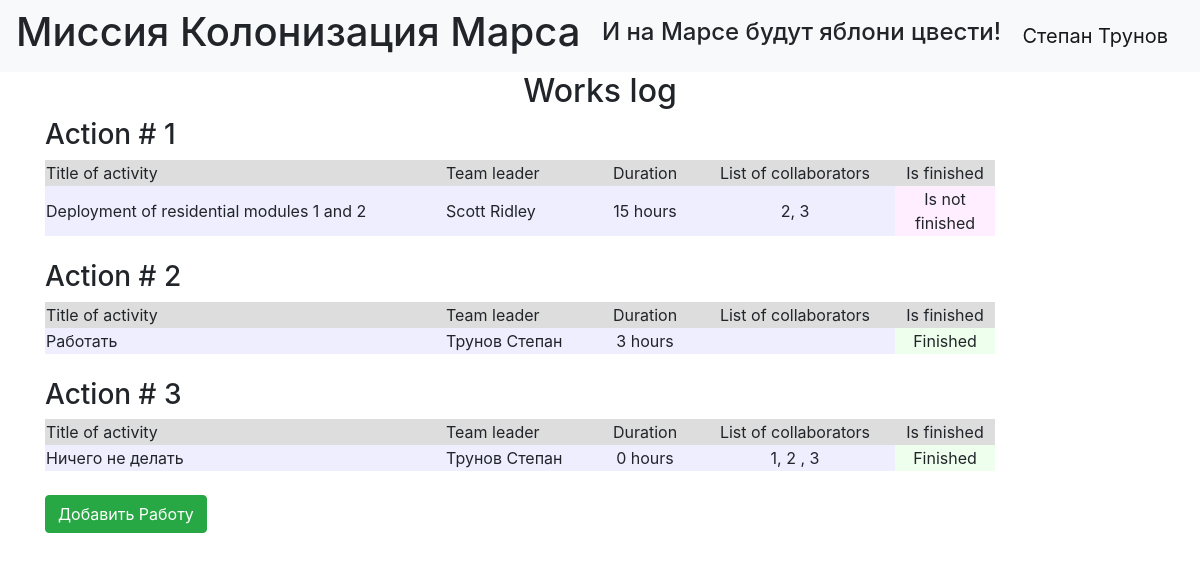
The app's page / (signed in) with its own data.
### data/users.py (models this page shows, shortened)
class User(SqlAlchemyBase, UserMixin, SerializerMixin):
    __tablename__ = 'users'
    id = sqlalchemy.Column(sqlalchemy.Integer, primary_key=True, autoincrement=True)
    surname = sqlalchemy.Column(sqlalchemy.String, nullable=True)
    name = sqlalchemy.Column(sqlalchemy.String, nullable=True)
    age = sqlalchemy.Column(sqlalchemy.Integer, nullable=True)
    position = sqlalchemy.Column(sqlalchemy.String, nullable=True)
    speciality = sqlalchemy.Column(sqlalchemy.String, nullable=True)
    address = sqlalchemy.Column(sqlalchemy.String, nullable=True)
    email = sqlalchemy.Column(sqlalchemy.String, index=True, unique=True, nullable=True)
    hashed_password = sqlalchemy.Column(sqlalchemy.String, nullable=True)
    modified_date = sqlalchemy.Column(sqlalchemy.DateTime, default=datetime.datetime.now)
    jobs = orm.relationship("Jobs", back_populates='user')

### data/jobs.py (models this page shows)
class Jobs(SqlAlchemyBase, SerializerMixin):
    __tablename__ = 'jobs'
    id = sqlalchemy.Column(sqlalchemy.Integer, primary_key=True, autoincrement=True)
    team_leader = sqlalchemy.Column(sqlalchemy.Integer, sqlalchemy.ForeignKey("users.id"))
    job = sqlalchemy.Column(sqlalchemy.String, nullable=True)
    work_size = sqlalchemy.Column(sqlalchemy.Integer, default=0)
    collaborators = sqlalchemy.Column(sqlalchemy.String, nullable=True)
    start_date = sqlalchemy.Column(sqlalchemy.DateTime, default=datetime.datetime.now)
    end_date = sqlalchemy.Column(sqlalchemy.DateTime, default=datetime.datetime.now)
    is_finished = sqlalchemy.Column(sqlalchemy.Boolean, default=False)
    user = orm.relationship('User')

### index.py (the view)
@app.route("/")
def index():
    session = db_session.create_session()
    jobs = session.query(Jobs).all()
    users = session.query(User).all()
    names = {name.id: (name.surname, name.name) for name in users}
    return render_template("index.html", jobs=jobs, names=names)

### data/db_session.py (called while the page is built)
def create_session() -> Session:
    global __factory
    return __factory()

### index.py (called while the page is built)
@login_manager.user_loader
def load_user(user_id):
    db_sess = db_session.create_session()
    return db_sess.query(User).get(user_id)

### templates/index.html (shortened to what this page needs)
{% extends "base.html" %}
{% block content %}
<h2 align="center">Works log</h2>
{% for job in jobs %}
<h3>Action # {{ job.id }}</h3>
<div class="table_container">
    <table class="my_table">
        <tr class="my_row">
            <td class="title" width="400px" bgcolor="#dddddd">Title of activity</td>
            <td class="title" width="150px" bgcolor="#dddddd">Team leader</td>
            <td class="title" width="100px" bgcolor="#dddddd" align="center">Duration</td>
            <td class="title" width="200px" bgcolor="#dddddd" align="center">List of collaborators</td>
            <td class="title" width="100px" bgcolor="#dddddd" align="center">Is finished</td>
        </tr>
        <tr class="my_row">
            <td class="ordinary" bgcolor="#eeeeff">{{ job.job.capitalize() }}</td>
            <td class="ordinary" bgcolor="#eeeeff">{{ names[job.team_leader][0] }} {{ names[job.team_leader][1] }}</td>
            <td class="ordinary" bgcolor="#eeeeff" align="center">{{ job.work_size }} hours</td>
            <td class="ordinary" bgcolor="#eeeeff" align="center">{{ job.collaborators }}</td>
            {% if job.is_finished %}
            <td class="ordinary" bgcolor="#eeffee" align="center">Finished</td>
            {% else %}
            <td class="ordinary" bgcolor="#ffeeff" align="center">Is not finished</td>
            {% endif %}
        </tr>
    </table>
</div>
<br>
{% endfor %}
{% endblock %}

### templates/base.html (shortened to what this page needs)
<!doctype html>
<html lang="en">
<head>
    <link rel="stylesheet"
          href="https://stackpath.bootstrapcdn.com/bootstrap/4.4.1/css/bootstrap.min.css"
>
</head>
<body>
<header>
    <nav class="navbar navbar-light bg-light">
        <h1>Миссия Колонизация Марса</h1>
        <h4>И на Марсе будут яблони цвести!</h4>
        {% if current_user.is_authenticated %}
        <a class="navbar-brand" href="/logout">{{ current_user.name + " " + current_user.surname }}</a>
        {% else %}
    <p>
        <a class="navbar-brand" href="#">Mars One</a>
        <a class="btn btn-primary " href="/register">Зарегистрироваться</a>
        <a class="btn btn-success" href="/login">Войти</a>
    </p>
        {% endif %}
    </nav>
</header>
<main role="main" class="container">
    {% block content %}{% endblock %}
    <p>
        {% if current_user.is_authenticated %}
            <a class="btn btn-success " href="/works">Добавить Работу</a>
        {% endif %}
        </p>
</main>
</body>
</html>

### records on screen
User: name+surname "Степан Трунов"
Jobs: id "1", job "Deployment of residential modules 1 and 2", team_leader.surname "Scott", team_leader.name "Ridley", work_size "15", collaborators "2, 3", is_finished "Is not finished"
Jobs: id "2", job "Работать", team_leader.surname "Трунов", team_leader.name "Степан", work_size "3", is_finished "Finished"
Jobs: id "3", job "Ничего не делать", team_leader.surname "Трунов", team_leader.name "Степан", work_size "0", collaborators "1, 2 , 3", is_finished "Finished"
